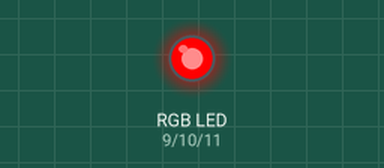
Simulated run of this sketch. Board: Arduino Uno, built with avr-gcc and run on an emulated ATmega328P. Shown: an RGB LED mixed from three pins (HIGH = lit). Dim RGB values are drawn brighter than linear; what the sketch prints to the serial monitor is not drawn. At 3.1 s the program stops and its outputs stay as they are.

Above: at 0.1 s.
At 1.51 s:
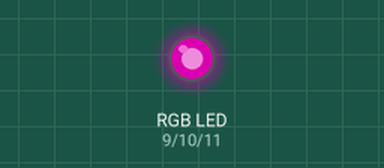
At 2.1 s:
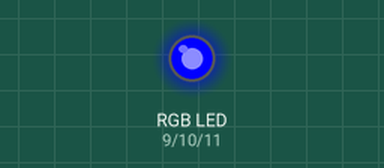
Timing chart, 0 to 3.6 s (numbered marks = the images above):
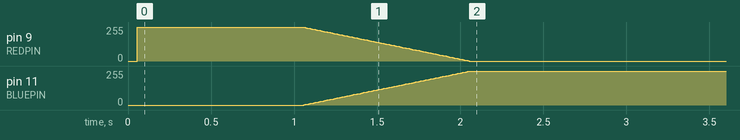

Measured:
- by itself, pin 11 (BLUEPIN): moves from 0/255 to 255/255 over 1.0 s

The sketch:

ledstrip_pattern_test.ino
```cpp
#define REDPIN 9
#define GREENPIN 10
#define BLUEPIN 11

char msgbuff[300] = "@pattern,$example_pattern,#2550000001000,%1000,#0000002551000";
char tokenbuff[15]; // max rgb digits = 3(r) + 3(g) + 3(b) + 5(t - int dig max) + 1(\0)
char databuff[6]; // 5(t - int dig max) + 1(\0)

double r = 0, g = 0, b = 0;
int t = 0, tr = 0;

void setup() {
  Serial.begin(9600);
  pinMode(REDPIN, OUTPUT);
  pinMode(GREENPIN, OUTPUT);
  pinMode(BLUEPIN, OUTPUT);
  red(0); green(0); blue(0);
}

void red(int v) {
  analogWrite(REDPIN, v);
}
void green(int v) {
  analogWrite(GREENPIN, v);
}
void blue(int v) {
  analogWrite(BLUEPIN, v);
}

void loop() {
  int i = 0;
  if (msgbuff[0] == '@') { // @ represents arduino-specific events
    Serial.println("message: " + String(msgbuff));
    strncpy(tokenbuff, strtok(msgbuff, ","), 15);
    if (memcmp(tokenbuff, "@pattern", 8) == 0) {
      Serial.print("pattern: ");
      while (1) {
        strncpy(tokenbuff, strtok(NULL, ","), 15);
        if (tokenbuff == NULL) break;
        if (memcmp(tokenbuff, "$", 1) == 0) {
          for (i = 1; tokenbuff[i] != '\0'; i++);
          strncpy(databuff, tokenbuff + 1, i - 1);
          databuff[i - 1] = '\0';
        } else if (memcmp(tokenbuff, "#", 1) == 0) {
          strncpy(databuff, tokenbuff + 1, 3);
          databuff[3] = '\0';
          double new_r = atoi(databuff);
          strncpy(databuff, tokenbuff + 4, 3);
          databuff[3] = '\0';
          double new_g = atoi(databuff);
          strncpy(databuff, tokenbuff + 7, 3);
          databuff[3] = '\0';
          double new_b = atoi(databuff);
          for (i = 10; tokenbuff[i] != '\0'; i++);
          strncpy(databuff, tokenbuff + 10, i - 10);
          databuff[i - 10] = '\0';
          t = atoi(databuff);
          Serial.println("rgb(" + String(new_r) + ", " + String(new_g) + ", " + String(new_b) + ") – " + String(t) + "ms");
          double r_step = 10.0 * (new_r - ((double) r)) / ((double) tr);
          double g_step = 10.0 * (new_g - ((double) g)) / ((double) tr);
          double b_step = 10.0 * (new_b - ((double) b)) / ((double) tr);
          for (int j = tr / 10; j > 0; j--) {
            r += r_step;
            g += g_step;
            b += b_step;
            if (r < 0) r = 0; if (r > 255) r = 255;
            if (g < 0) r = 0; if (g > 255) g = 255;
            if (b < 0) r = 0; if (b > 255) b = 255;
            red(r);
            green(g);
            blue(b);
            delay(10);
          }
          tr = 0;
          r = new_r; red(r);
          g = new_g; green(g);
          b = new_b; blue(b);
          for (int j = t / 10; j > 0; j--) {
            delay(10);
          }
        } else if (memcmp(tokenbuff, "%", 1) == 0) {
          for (i = 1; tokenbuff[i] != '\0'; i++);
          strncpy(databuff, tokenbuff + 1, i - 1);
          databuff[i - 1] = '\0';
          tr = atoi(databuff);
          Serial.println("transition – " + String(tr) + "ms");
        }
      }
    }
  }
}
```
